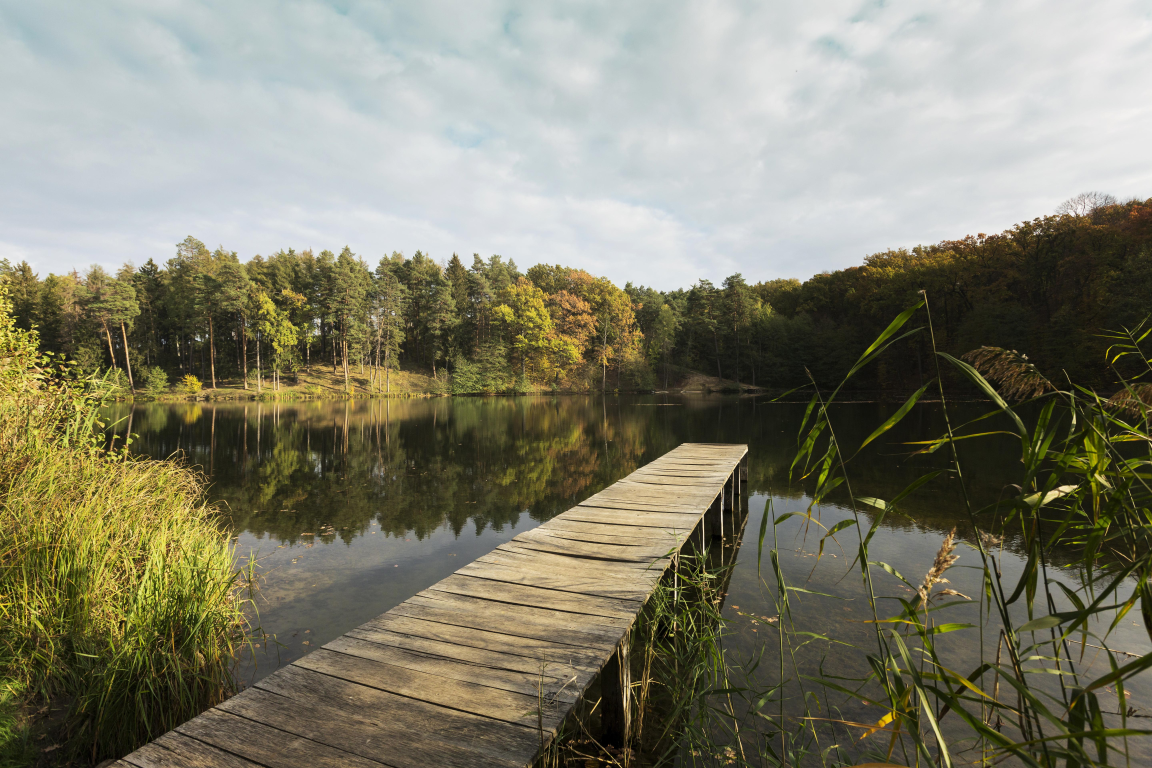
#> input picture Nature.jpg, 5760 x 3840 px, given as the content of the folder C:/Users/adibh/Downloads/archive (4)/Data/human, which was not available (shown at 1/5 size)
$ jupyter execute 'Assignment 7.ipynb'
#> lines starting #> are read from the running program, lines starting #| are printed output that depends on the picture; pictures that were not available may be replaced by others from this repository, and a replacement may not be noted
[cell 1]
import cv2
import glob, os
import numpy as np
import matplotlib.pyplot as plt
from collections import Counter
import heapq

[cell 2]
folder = r"C:\Users\adibh\Downloads\archive (4)\Data\human"
image_paths = glob.glob(os.path.join(folder, "*.jpg"))
images = [cv2.resize(cv2.imread(p), (256, 256)) for p in image_paths]
#> images = 1 item
print("Loaded", len(images), "images from dataset.")
#| Loaded 1 images from dataset.

[cell 3]
QY = np.array([
    [16,11,10,16,24,40,51,61],
    [12,12,14,19,26,58,60,55],
    [14,13,16,24,40,57,69,56],
    [14,17,22,29,51,87,80,62],
    [18,22,37,56,68,109,103,77],
    [24,35,55,64,81,104,113,92],
    [49,64,78,87,103,121,120,101],
    [72,92,95,98,112,100,103,99]
])
QC = np.array([
    [17,18,24,47,99,99,99,99],
    [18,21,26,66,99,99,99,99],
    [24,26,56,99,99,99,99,99],
    [47,66,99,99,99,99,99,99],
    [99,99,99,99,99,99,99,99],
    [99,99,99,99,99,99,99,99],
    [99,99,99,99,99,99,99,99],
    [99,99,99,99,99,99,99,99]
])
def dct_compress_ycbcr(img, q_scale=1):
    ycbcr = cv2.cvtColor(img, cv2.COLOR_BGR2YCrCb)
    Y, Cb, Cr = cv2.split(ycbcr)
    Cb = cv2.resize(Cb, (128, 128), interpolation=cv2.INTER_AREA)
    Cr = cv2.resize(Cr, (128, 128), interpolation=cv2.INTER_AREA)
    total_nonzero = 0
    total_coeff = 0
    def compress_channel(channel, Q):
        nonlocal total_nonzero, total_coeff
        h, w = channel.shape
        out = np.zeros((h, w), dtype=np.float32)
        for i in range(0, h, 8):
            for j in range(0, w, 8):
                block = channel[i:i+8, j:j+8].astype(float) - 128
                dct_block = cv2.dct(block)
                q_block = np.round(dct_block / (Q * q_scale))
                total_nonzero += np.count_nonzero(q_block)
                total_coeff += q_block.size
                dct_block_recon = q_block * (Q * q_scale)
                out[i:i+8, j:j+8] = cv2.idct(dct_block_recon) + 128
        return np.clip(out, 0, 255).astype(np.uint8)
    Yc = compress_channel(Y, QY)
    Cbc = compress_channel(Cb, QC)
    Crc = compress_channel(Cr, QC)
    Cbc = cv2.resize(Cbc, (256, 256), interpolation=cv2.INTER_LINEAR)
    Crc = cv2.resize(Crc, (256, 256), interpolation=cv2.INTER_LINEAR)
    compressed = cv2.merge([Yc, Crc, Cbc])
    compressed_bgr = cv2.cvtColor(compressed, cv2.COLOR_YCrCb2BGR)
    compression_ratio = total_coeff / total_nonzero if total_nonzero else 1
    compressed_size = int((img.size * 8) / compression_ratio)
    return compressed_bgr, compressed_size

[cell 4]
class Node:
    def __init__(self, sym, freq):
        self.sym = sym
        self.freq = freq
        self.left = None
        self.right = None
    def __lt__(self, other):
        return self.freq < other.freq
def huffman_tree(freqs):
    heap = [Node(s, f) for s, f in freqs.items()]
    heapq.heapify(heap)
    while len(heap) > 1:
        l, r = heapq.heappop(heap), heapq.heappop(heap)
        new = Node(None, l.freq + r.freq)
        new.left, new.right = l, r
        heapq.heappush(heap, new)
    return heap[0]
def huffman_codes(node, prefix="", codebook={}):
    if node is None: return
    if node.sym is not None: codebook[node.sym] = prefix
    huffman_codes(node.left, prefix + "0", codebook)
    huffman_codes(node.right, prefix + "1", codebook)
    return codebook
def huffman_compress(img):
    flat = img.flatten().tolist()
    freqs = Counter(flat)
    tree = huffman_tree(freqs)
    codes = huffman_codes(tree)
    encoded = "".join([codes[v] for v in flat])
    return len(encoded)

[cell 5]
for idx, img in enumerate(images[:6]):
    original_rgb = cv2.cvtColor(img, cv2.COLOR_BGR2RGB)
    ycbcr = cv2.cvtColor(img, cv2.COLOR_BGR2YCrCb)
    ycbcr_rgb = cv2.cvtColor(ycbcr, cv2.COLOR_YCrCb2RGB)
    dct_compressed_bgr, dct_size_bits = dct_compress_ycbcr(img)
    dct_gray = cv2.cvtColor(dct_compressed_bgr, cv2.COLOR_BGR2GRAY)
    gray = cv2.cvtColor(img, cv2.COLOR_BGR2GRAY)
    huffman_size_bits = huffman_compress(gray)
    plt.figure(figsize=(20, 5))
    plt.subplot(1, 4, 1)
    plt.imshow(original_rgb)
    plt.title("Original RGB")
    plt.axis("off")
    plt.subplot(1, 4, 2)
    plt.imshow(ycbcr_rgb)
    plt.title("YCbCr")
    plt.axis("off")
    plt.subplot(1, 4, 3)
    plt.imshow(dct_gray, cmap='gray')
    plt.title("DCT Grayscale")
    plt.axis("off")
    plt.subplot(1, 4, 4)
    plt.imshow(gray, cmap='gray')
    plt.title("Huffman")
    plt.axis("off")
    plt.tight_layout()
    plt.show()
#> this loop made 1 pass
#> (total_nonzero in dct_compress_ycbcr, total_coeff in dct_compress_ycbcr, compression_ratio in dct_compress_ycbcr, compressed_size in dct_compress_ycbcr, dct_size_bits) on pass 1: (0, 0, 5.57, 282400, 282400)
#> pass 1, `original_rgb = cv2.cvtColor(img, cv2.COLOR_BGR2RGB)`:
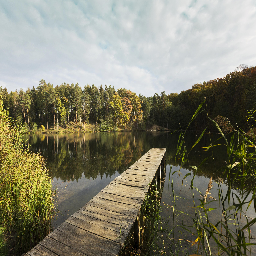
#> original_rgb: shape (256, 256, 3); mean R, G, B 128.5, 126.7, 107.6
#> pass 1, in dct_compress_ycbcr, `Y, Cb, Cr = cv2.split(ycbcr)`:
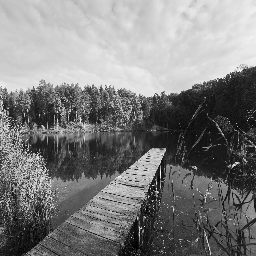
#> Y: shape (256, 256); min 0, max 252, mean 125.1
#> pass 1, `plt.show()`:
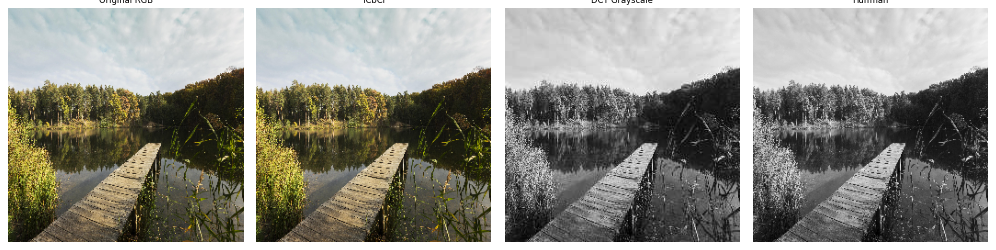
#> figure drawn by matplotlib, 4 panels
#> after the loop:
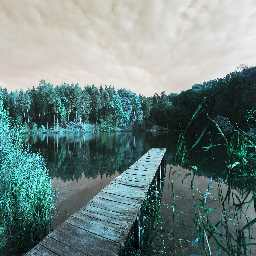
#> dct_compressed_bgr: shape (256, 256, 3); mean B, G, R 128.6, 131.1, 110.8
